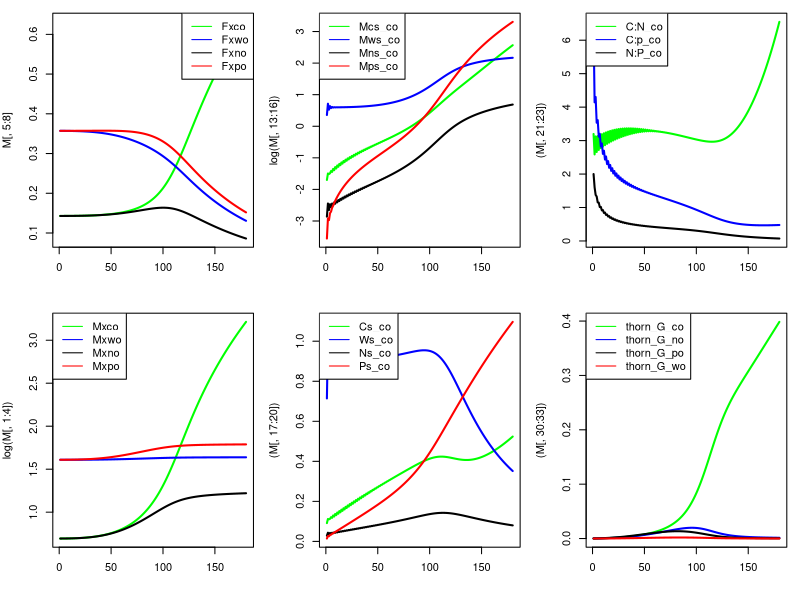

Generate this figure with R:
# R version of Thornley allcoation model (TAM) as in Thornley and Parsons 2014. J. Theor. Biol. 342: 1-14
# Rewritten to include elements of Thornley 1998 ;odelling shoot-root relations. The only way forward- 
# Author: Steven Higgins
# Author: Re-coded to add source sink dynamics and remove predefined allocation by Liam Langan 20.11.2017
# This version with carbon organ, nitrogen organ, phosphorus organ and water organ 
###############################################################################

# because in TAM allocation coeffs act on Mx the total biomass, there is no need for a storage pool

## initial values for fractions of structural dry matter in shoot, root, mycor
#thorn_Fxsh_t0 = 0.2;
#thorn_Fxrt_t0 = 0.3;
#thorn_Fxmy_t0 = 0.5;
## initial values for mass of structural dry matter in rt, sh, my
size.factor<-0.1;

thorn_Mxco_t0 = 0.2/size.factor;
thorn_Mxno_t0 = 0.2/size.factor;
thorn_Mxpo_t0 = 0.5/size.factor; #Thornley uses has 0.5
thorn_Mxwo_t0 = 0.5/size.factor; #Thornley uses has 0.5

## intitial values for mass of substrates C,N,P for carbon organ
thorn_Mcs_co_t0 = 0.025/size.factor;
thorn_Mns_co_t0 = 0.01/size.factor;
thorn_Mps_co_t0 = 0.005/size.factor;
thorn_Mws_co_t0 = 0.25/size.factor;

## intitial values for mass of substrates C,N,P for nitrogen organ
thorn_Mcs_no_t0 = 0.025/size.factor;
thorn_Mns_no_t0 = 0.01/size.factor;
thorn_Mps_no_t0 = 0.005/size.factor;
thorn_Mws_no_t0 = 0.25/size.factor;

## intitial values for mass of substrates C,N,P for phosphorus organ
thorn_Mcs_po_t0 = 0.025/size.factor;
thorn_Mns_po_t0 = 0.01/size.factor;
thorn_Mps_po_t0 = 0.005/size.factor;
thorn_Mws_po_t0 = 0.25/size.factor;

## intitial values for mass of substrates C,N,P for water organ
thorn_Mcs_wo_t0 = 0.025/size.factor;
thorn_Mns_wo_t0 = 0.01/size.factor;
thorn_Mps_wo_t0 = 0.005/size.factor;
thorn_Mws_wo_t0 = 0.25/size.factor;

## upktake rates of C,N,P

#default to go back to
base =  0.0002*100; #aDGVM produces numbers around 0.00001 to 0.001 for C_net/plant_mass
thorn_Kc  = base*1.0;
thorn_Kw  = base*0.0015;
thorn_Kn  = base*0.25;
thorn_Kp  = base*0.1;

#fiddle with these ones
#genernally varying these K by factors of 10% to 200% is probably what we want to do to represent
#limitation/abundance of carbon, water, N, P.
#play with these to convince yourself that allocation responds as you would expect to variation in uptake parameters
#I think its possible to get the model to produce reasonable C:N and N:P ratios

#base =  0.0002*100; #TTR numbers around 0.00001 to 0.001
#thorn_Kc  = base*1.0; #TTR numbers around 0.00001 to 0.001
#thorn_Kw  = base*0.00015;
#thorn_Kn  = base*0.25;
#thorn_Kp  = base*0.1;

#product inhibittion, not used
#thorn_Jcs = 0.03;
#thorn_Jns = 0.01;
#thorn_Jps = 0.005;
#thorn_Jws = 0.003;


## Fractions of C, N, P in structural dry matter 
#first three are as in Thornley, Fwx is calibrated, higher values do not work
# so Fwx is artificial. Maybe we have to think of this as water used in metabolism?
thorn_Fcx = 0.4;
thorn_Fnx = 0.02;
thorn_Fpx = 0.005;
thorn_Fwx = 0.0001;


## other constants
thorn_q = 0.5;     #control parameter for allocation
#thorn_Kg = 200	; #structural growth rate constant; Thornley uses 200000
thorn_Kg = 1	; #structural growth rate constant; Thornley uses 200000

mycol=c("green","blue","black","red")

#---start model----

#set initial states
#for aDGVM this will have to go in the section that creates a new individual
## STATE VARIABLE initial values for mass of structural dry matter in rt, sh, my
thorn_Mxco = thorn_Mxco_t0;
thorn_Mxwo = thorn_Mxwo_t0;
thorn_Mxno = thorn_Mxno_t0;
thorn_Mxpo = thorn_Mxpo_t0;
## STATE VARIABLE initial values for mass of substrate C,N,P
thorn_Mcs_co = thorn_Mcs_co_t0;
thorn_Mns_co = thorn_Mns_co_t0;
thorn_Mps_co = thorn_Mps_co_t0;
thorn_Mws_co = thorn_Mws_co_t0;

thorn_Mcs_no = thorn_Mcs_no_t0;
thorn_Mns_no = thorn_Mns_no_t0;
thorn_Mps_no = thorn_Mps_no_t0;
thorn_Mws_no = thorn_Mws_no_t0;

thorn_Mcs_po = thorn_Mcs_po_t0;
thorn_Mns_po = thorn_Mns_po_t0;
thorn_Mps_po = thorn_Mps_po_t0;
thorn_Mws_po = thorn_Mws_po_t0;

thorn_Mcs_wo = thorn_Mcs_po_t0;
thorn_Mns_wo = thorn_Mns_po_t0;
thorn_Mps_wo = thorn_Mps_po_t0;
thorn_Mws_wo = thorn_Mws_po_t0;

## AUX VARIABLE initial values for concentrations of substrates C,N,P
thorn_Mx_t0 = thorn_Mxco + thorn_Mxno + thorn_Mxpo + thorn_Mxwo;

thorn_Cs_co = thorn_Mcs_co_t0/thorn_Mxco;
thorn_Ns_co = thorn_Mns_co_t0/thorn_Mxco;
thorn_Ps_co = thorn_Mps_co_t0/thorn_Mxco;
thorn_Ws_co = thorn_Mws_co_t0/thorn_Mxco;

thorn_Cs_no = thorn_Mcs_no_t0/thorn_Mxno;
thorn_Ns_no = thorn_Mns_no_t0/thorn_Mxno;
thorn_Ps_no = thorn_Mps_no_t0/thorn_Mxno;
thorn_Ws_no = thorn_Mws_no_t0/thorn_Mxno;

thorn_Cs_po = thorn_Mcs_po_t0/thorn_Mxpo;
thorn_Ns_po = thorn_Mns_po_t0/thorn_Mxpo;
thorn_Ps_po = thorn_Mps_po_t0/thorn_Mxpo;
thorn_Ws_po = thorn_Mws_po_t0/thorn_Mxpo;

thorn_Cs_wo = thorn_Mcs_wo_t0/thorn_Mxwo;
thorn_Ns_wo = thorn_Mns_wo_t0/thorn_Mxwo;
thorn_Ps_wo = thorn_Mps_wo_t0/thorn_Mxwo;
thorn_Ws_wo = thorn_Mws_wo_t0/thorn_Mxwo;

## AUX VARIABLE initial values for fractions of structural dry matter in shoot, root, mycor
thorn_Fxco = thorn_Mxco_t0/thorn_Mx_t0;
thorn_Fxwo = thorn_Mxwo_t0/thorn_Mx_t0;
thorn_Fxno = thorn_Mxno_t0/thorn_Mx_t0;
thorn_Fxpo = thorn_Mxpo_t0/thorn_Mx_t0;


#R only make a matrix to store the variables for plotting
#n.steps<-360*10
n.steps<-180
M<-matrix(0,nrow=n.steps,ncol=33)


## the for loop
for(i in 1:n.steps) {
  
  thorn_Mx = thorn_Mxco + thorn_Mxwo + thorn_Mxno + thorn_Mxpo ; #3
  
  ##---------------------------------------------------------------------------------------------
  ## adding substrate transport between pools following Thornley (1998). Substrates will be transported
  ## between plants compartments based on concentration differences and resistances. 
  ## This avoids the issue of reduced allocation as this model does not allocate growth, growth of each compartment is 
  ## indipenaent of the others but it allows every compartment to be both a source and a sink. Should an individual be top-killed
  ## i.e. loss of the carbon organ and substrates contained within, C, N, P and W will be transported from all other organs until 
  ## there is no concentration difference. This increases carbon organ growth and decreases growth in all other compartments. 
  
  # these are specific transport resistances for substrates
  # I'm assuming they are equal for all substrates and transport directions. 
  p_co = p_no = p_po = p_wo =1; # eq.4 Thornley 1998 
  
  q = 1 # eq.4 scaling parameter "which, presumably, is a function of plant architecture" (Thornley 1998)
  
  # Transport resistance of each compartment 
  res_co = p_co / (thorn_Mxco)^q; # eq.4 Thornley 1998 
  res_no = p_no / (thorn_Mxno)^q; # eq.4 Thornley 1998 
  res_po = p_po / (thorn_Mxpo)^q; # eq.4 Thornley 1998 
  res_wo = p_wo / (thorn_Mxwo)^q; # eq.4 Thornley 1998 
  
  # Transport of substrates between compartments. Here I extend Thornley uni-directional model to 
  # make it bi-directional. 
  # NOTE: this is not complete - I need to include transport between other compartments i.e. Po to Wo, Po to No, Wo to No for C,N,P & W.
  
  # carbon transport
  Tc_co_to_no = thorn_Cs_co - thorn_Cs_no / (res_co + res_no) # transport of carbon substrate from the carbon organ to the nitrogen organ
  Tc_co_to_po = thorn_Cs_co - thorn_Cs_po / (res_co + res_po) # transport of carbon substrate from the carbon organ to the phosphorus organ
  Tc_co_to_wo = thorn_Cs_co - thorn_Cs_wo / (res_co + res_wo) # transport of carbon substrate from the carbon organ to the water organ
  
  Tc_no_to_po = thorn_Cs_no - thorn_Cs_po / (res_no + res_po) # transport of carbon substrate from the nitrogen organ to the phosphorus organ
  Tc_no_to_wo = thorn_Cs_no - thorn_Cs_wo / (res_no + res_wo) # transport of carbon substrate from the nitrogen organ to the water organ
  Tc_po_to_wo = thorn_Cs_po - thorn_Cs_wo / (res_po + res_wo) # transport of carbon substrate from the phosphorus organ to the water organ
  # nitrogen transport
  Tn_co_to_no = thorn_Ns_co - thorn_Ns_no / (res_co + res_no) # transport of nitrogen substrate from the carbon organ to the nitrogen organ
  Tn_co_to_po = thorn_Ns_co - thorn_Ns_po / (res_co + res_po) # transport of nitrogen substrate from the carbon organ to the phosphorus organ
  Tn_co_to_wo = thorn_Ns_co - thorn_Ns_wo / (res_co + res_wo) # transport of nitrogen substrate from the carbon organ to the water organ
  
  Tn_no_to_po = thorn_Ns_no - thorn_Ns_po / (res_no + res_po) # transport of nitrogen substrate from the nitrogen organ to the phosphorus organ
  Tn_no_to_wo = thorn_Ns_no - thorn_Ns_wo / (res_no + res_wo) # transport of nitrogen substrate from the nitrogen organ to the water organ
  Tn_po_to_wo = thorn_Ns_po - thorn_Ns_wo / (res_po + res_wo) # transport of nitrogen substrate from the phosphorus organ to the water organ
  # phosphorus transport
  Tp_co_to_no = thorn_Ps_co - thorn_Ps_no / (res_co + res_no) # transport of phosphorus substrate from the carbon organ to the nitrogen organ
  Tp_co_to_po = thorn_Ps_co - thorn_Ps_po / (res_co + res_po) # transport of phosphorus substrate from the carbon organ to the phosphorus organ
  Tp_co_to_wo = thorn_Ps_co - thorn_Ps_wo / (res_co + res_wo) # transport of phosphorus substrate from the carbon organ to the water organ
  
  Tp_no_to_po = thorn_Ps_no - thorn_Ps_po / (res_no + res_po) # transport of phosphorus substrate from the nitrogen organ to the phosphorus organ
  Tp_no_to_wo = thorn_Ps_no - thorn_Ps_wo / (res_no + res_wo) # transport of phosphorus substrate from the nitrogen organ to the water organ
  Tp_po_to_wo = thorn_Ps_po - thorn_Ps_wo / (res_po + res_wo) # transport of phosphorus substrate from the phosphorus organ to the water organ
  # water transport
  Tw_co_to_no = thorn_Ws_co - thorn_Ws_no / (res_co + res_no) # transport of water substrate from the carbon organ to the nitrogen organ
  Tw_co_to_po = thorn_Ws_co - thorn_Ws_po / (res_co + res_po) # transport of water substrate from the carbon organ to the phosphorus organ
  Tw_co_to_wo = thorn_Ws_co - thorn_Ws_wo / (res_co + res_wo) # transport of water substrate from the carbon organ to the water organ
  
  Tw_no_to_po = thorn_Ws_no - thorn_Ws_po / (res_no + res_po) # transport of water substrate from the carbon organ to the nitrogen organ
  Tw_no_to_wo = thorn_Ws_no - thorn_Ws_wo / (res_no + res_wo) # transport of water substrate from the carbon organ to the phosphorus organ
  Tw_po_to_wo = thorn_Ws_po - thorn_Ws_wo / (res_po + res_wo) # transport of water substrate from the carbon organ to the water organ
  ##---------------------------------------------------------------------------------------------
  # print(round(c(thorn_lambda_sh,thorn_lambda_rt,thorn_lambda_my,thorn_lambda_rw),2))
  # print(sum(c(thorn_lambda_sh,thorn_lambda_rt,thorn_lambda_my,thorn_lambda_rw)))
  ## do I need to redefine this for each compartment? yes yes I do... no no I dont
  thorn_Uc = thorn_Kc * thorn_Mxco;
  thorn_Un = thorn_Kn * thorn_Mxno;
  thorn_Up = thorn_Kp * thorn_Mxpo;
  thorn_Uw = thorn_Kw * thorn_Mxwo;
  
  ## make sure thorn_G is the right size. you can get this right through thorn_Kg which is a pure calibration parameter, 
  ## but also by making sure the substrate cocentrations are reasonable
  thorn_G_co = thorn_Kg*thorn_Mxco*thorn_Cs_co*thorn_Ns_co*thorn_Ps_co*thorn_Ws_co ; # see 13 and 12
  thorn_G_no = thorn_Kg*thorn_Mxno*thorn_Cs_no*thorn_Ns_no*thorn_Ps_no*thorn_Ws_no ; # see 13 and 12
  thorn_G_po = thorn_Kg*thorn_Mxpo*thorn_Cs_po*thorn_Ns_po*thorn_Ps_po*thorn_Ws_po ; # see 13 and 12
  thorn_G_wo = thorn_Kg*thorn_Mxwo*thorn_Cs_wo*thorn_Ns_wo*thorn_Ps_wo*thorn_Ws_wo ; # see 13 and 12
  
  thorn_Mcs_co = max(0.0001, thorn_Mcs_co + thorn_Uc - thorn_Fcx * thorn_G_co - Tc_co_to_no - Tc_co_to_po - Tc_co_to_wo);
  thorn_Mns_co = max(0.0001, thorn_Mns_co - thorn_Fnx * thorn_G_co - Tn_co_to_no - Tn_co_to_po - Tn_co_to_wo);
  thorn_Mps_co = max(0.0001, thorn_Mps_co - thorn_Fpx * thorn_G_co - Tp_co_to_no - Tp_co_to_po - Tp_co_to_wo);
  thorn_Mws_co = max(0.0001, thorn_Mws_co - thorn_Fwx * thorn_G_co - Tw_co_to_no - Tw_co_to_po - Tw_co_to_wo);
  
  thorn_Mcs_no = max(0.0001, thorn_Mcs_no - thorn_Fcx * thorn_G_no - Tc_no_to_po - Tc_no_to_wo + Tc_co_to_no);
  thorn_Mns_no = max(0.0001, thorn_Mns_no + thorn_Un - thorn_Fnx * thorn_G_no + Tn_co_to_no - Tn_no_to_po - Tn_no_to_wo);
  thorn_Mps_no = max(0.0001, thorn_Mps_no - thorn_Fpx * thorn_G_no - Tp_no_to_po - Tp_no_to_wo + Tp_co_to_no);
  thorn_Mws_no = max(0.0001, thorn_Mws_no - thorn_Fwx * thorn_G_no - Tw_no_to_po - Tw_no_to_wo + Tw_co_to_no);
  
  thorn_Mcs_po = max(0.0001, thorn_Mcs_po - thorn_Fcx * thorn_G_po - Tc_po_to_wo + Tc_no_to_po + Tc_co_to_po);
  thorn_Mns_po = max(0.0001, thorn_Mns_po - thorn_Fnx * thorn_G_po - Tn_po_to_wo + Tn_no_to_po + Tn_co_to_po);
  thorn_Mps_po = max(0.0001, thorn_Mps_po + thorn_Up - thorn_Fnx * thorn_G_po - Tn_po_to_wo + Tn_no_to_po + Tn_co_to_po);
  thorn_Mws_po = max(0.0001, thorn_Mws_po - thorn_Fwx * thorn_G_po - Tw_po_to_wo + Tw_no_to_po + Tw_co_to_po);
  
  thorn_Mcs_wo = max(0.0001, thorn_Mcs_wo - thorn_Fcx * thorn_G_wo + Tc_co_to_wo + Tc_no_to_wo + Tc_po_to_wo);
  thorn_Mns_wo = max(0.0001, thorn_Mns_wo - thorn_Fnx * thorn_G_wo + Tn_co_to_wo + Tn_no_to_wo + Tn_po_to_wo);
  thorn_Mps_wo = max(0.0001, thorn_Mps_wo - thorn_Fpx * thorn_G_wo + Tp_co_to_wo + Tp_no_to_wo + Tp_po_to_wo);
  thorn_Mws_wo = max(0.0001, thorn_Mws_wo + thorn_Uw - thorn_Fwx * thorn_G_wo + Tw_co_to_wo + Tw_no_to_wo + Tw_po_to_wo);
  
  # thorn_Mcs = max(0, thorn_Mcs + thorn_Uc - thorn_Fcx * thorn_G); # 12
  # thorn_Mns = max(0, thorn_Mns + thorn_Un - thorn_Fnx * thorn_G); # 12
  # thorn_Mps = max(0, thorn_Mps + thorn_Up - thorn_Fpx * thorn_G); # 12
  # thorn_Mws = max(0, thorn_Mws + thorn_Uw - thorn_Fwx * thorn_G); # 12
  
  thorn_Mxco = max(0.0001, thorn_Mxco + thorn_G_co) ;# 13
  thorn_Mxno = max(0.0001, thorn_Mxno + thorn_G_no) ;# 13
  thorn_Mxpo = max(0.0001, thorn_Mxpo + thorn_G_po) ;# 13
  thorn_Mxwo = max(0.0001, thorn_Mxwo + thorn_G_wo) ;# 13
  
  thorn_Mx = thorn_Mxco + thorn_Mxwo + thorn_Mxno + thorn_Mxpo ; #3
  
  # thorn_Uc = (thorn_Kc * thorn_Mxco) / (1 + thorn_Cs/thorn_Jcs)
  # thorn_Uw = (thorn_Kw * thorn_Mxwo) / (1 + thorn_Ws/thorn_Jws)
  # thorn_Un = (thorn_Kn * thorn_Mxno) / (1 + thorn_Ns/thorn_Jns)
  # thorn_Up = (thorn_Kp * thorn_Mxpo) / (1 + thorn_Ps/thorn_Jps)
  
  #use this code to simulate a loss in shoots e.g in fire
  # if(i == 1000)
  # {
  # 	thorn_Mxco = thorn_Mxco*0.5;
  # 	thorn_Mcs = thorn_Mcs*0.5;
  # 	thorn_Mns = thorn_Mns*0.5;
  #  thorn_Mps = thorn_Mps*0.5;
  # 	thorn_Mws = thorn_Mws*0.5;
  # }
  
  thorn_Cs_co = thorn_Mcs_co/thorn_Mxco; #2
  thorn_Ns_co = thorn_Mns_co/thorn_Mxco; #2
  thorn_Ps_co = thorn_Mps_co/thorn_Mxco; #2
  thorn_Ws_co = thorn_Mws_co/thorn_Mxco; #2
  
  thorn_Cs_no = thorn_Mcs_no/thorn_Mxno; #2
  thorn_Ns_no = thorn_Mns_no/thorn_Mxno; #2
  thorn_Ps_no = thorn_Mps_no/thorn_Mxno; #2
  thorn_Ws_no = thorn_Mws_no/thorn_Mxno; #2
  
  thorn_Cs_po = thorn_Mcs_po/thorn_Mxpo; #2
  thorn_Ns_po = thorn_Mns_po/thorn_Mxpo; #2
  thorn_Ps_po = thorn_Mps_po/thorn_Mxpo; #2
  thorn_Ws_po = thorn_Mws_po/thorn_Mxpo; #2
  
  thorn_Cs_wo = thorn_Mcs_wo/thorn_Mxwo; #2
  thorn_Ns_wo = thorn_Mns_wo/thorn_Mxwo; #2
  thorn_Ps_wo = thorn_Mps_wo/thorn_Mxwo; #2
  thorn_Ws_wo = thorn_Mws_wo/thorn_Mxwo; #2
  
  thorn_Fxco = thorn_Mxco/thorn_Mx; #4
  thorn_Fxwo = thorn_Mxwo/thorn_Mx; #4
  thorn_Fxno = thorn_Mxno/thorn_Mx; #4
  thorn_Fxpo = thorn_Mxpo/thorn_Mx; #4
  
  M[i,1]<-thorn_Mxco
  M[i,2]<-thorn_Mxwo
  M[i,3]<-thorn_Mxno
  M[i,4]<-thorn_Mxpo
  
  M[i,5]<-thorn_Fxco
  M[i,6]<-thorn_Fxwo
  M[i,7]<-thorn_Fxno
  M[i,8]<-thorn_Fxpo
  
  M[i,9]<-1
  M[i,10]<-1
  M[i,11]<-1
  M[i,12]<-1
  
  M[i,13]<-thorn_Mcs_co
  M[i,14]<-thorn_Mws_co
  M[i,15]<-thorn_Mns_co
  M[i,16]<-thorn_Mps_co
  
  M[i,17]<-thorn_Cs_co
  M[i,18]<-thorn_Ws_co
  M[i,19]<-thorn_Ns_co
  M[i,20]<-thorn_Ps_co
  
  M[i,21]<-thorn_Cs_co/thorn_Ns_co
  M[i,22]<-thorn_Cs_co/thorn_Ps_co
  M[i,23]<-thorn_Ns_co/thorn_Ps_co
  
  M[i,24]<-Tc_co_to_no
  M[i,25]<-Tc_co_to_po
  M[i,26]<-Tc_co_to_wo
  M[i,27]<-Tc_no_to_po
  M[i,28]<-Tc_no_to_wo
  M[i,29]<-Tc_po_to_wo
  
  M[i,30]<-thorn_G_co
  M[i,31]<-thorn_G_no
  M[i,32]<-thorn_G_po
  M[i,33]<-thorn_G_wo
  
}
colnames(M)<-c(
  "Mxco"
  ,"Mxwo"
  ,"Mxno"
  ,"Mxpo"
  ,"Fxco"
  ,"Fxwo"
  ,"Fxno"
  ,"Fxpo"
  ,"Lambda.co"
  ,"Lambda.wo"
  ,"Lambda.no"
  ,"Lambda.po"
  ,"Mcs_co"
  ,"Mws_co"
  ,"Mns_co"
  ,"Mps_co"
  ,"Cs_co"
  ,"Ws_co"
  ,"Ns_co"
  ,"Ps_co"
  ,"C:N_co"
  ,"C:p_co"
  ,"N:P_co"
  ,"Tc_co_to_no"
  ,"Tc_co_to_po"
  ,"Tc_co_to_wo"
  ,"Tc_no_to_po"
  ,"Tc_no_to_wo"
  ,"Tc_po_to_wo"
  ,"thorn_G_co"
  ,"thorn_G_no"
  ,"thorn_G_po"
  ,"thorn_G_wo")



#matplot(M[,5:10],type="l",lty=c(rep(1,3),rep(2,3)),col=1:3,lwd=2)
#legend("topleft",col=1:3,lty=c(rep(1,3),rep(2,3)),legend=colnames(M)[5:10])
graphics.off()
pdf( file="TAM_removing_CO_source_sink.pdf", height=6, width=8 )
par( mar=c(4,4,1,1) )
#dev.new(width=15,height=7)
par(mfcol=c(2,3))
matplot(M[,5:8],type="l",lty=c(rep(1,4)),col=mycol,lwd=2,add=F)
#matplot(M[,9:12],type="l",lty=c(rep(2,4)),col=mycol,lwd=2,add=T)
#legend("topleft",col=1:3,lty=c(rep(1,3)),legend=colnames(M)[5:7])
legend("topright",col=mycol[c(1:4,1:4)],lty=c(rep(1,4),rep(2,4)),legend=colnames(M)[5:8],cex=1.0)

matplot(log(M[,1:4]),type="l",lty=c(rep(1,4)),col=mycol,lwd=2)
legend("topleft",col=mycol[c(1:4)],lty=c(rep(1,4)),legend=colnames(M)[c(1:4)],cex=1.0)

matplot(log(M[,13:16]),type="l",lty=c(rep(1,4)),col=mycol,lwd=2,add=F)
legend("topleft",col=mycol[c(1:4)],lty=c(rep(1,4)),legend=colnames(M)[c(13:16)],cex=1.0)

matplot((M[,17:20]),type="l",lty=c(rep(1,4)),col=mycol,lwd=2,add=F)
legend("topleft",col=mycol,lty=c(rep(1,4)),legend=colnames(M)[c(17:20)],cex=1.0)

matplot((M[,21:23]),type="l",lty=c(rep(1,3)),col=mycol[1:3],lwd=2,add=F)
legend("topleft",col=mycol[1:3],lty=c(rep(1,3)),legend=colnames(M)[c(21:23)],cex=1.0)

matplot((M[,30:33]),type="l",lty=c(rep(1,4)),col=mycol[1:4],lwd=2,add=F)
legend("topleft",col=mycol[1:4],lty=c(rep(1,4)),legend=colnames(M)[c(30:33)],cex=1.0)

graphics.off()



print(tail(M))

# 
# evapotr_ = 0 #53629576106646967e-06
# stom_cond_tmp = -1.0656466997716052e-12
# boul_cond_tmp = 0.010730861431038661
# hum = 0.6
# eS = 3.6
# crown_area_0_ = 0.2
# lai_ = 0.01
# 
# leaf_helper =  log( (evapotr_/(crown_area_0_*lai_) *(1./(stom_cond_tmp*1000.)+1./(boul_cond_tmp*1000.) ) + hum*eS)/0.6108 );
# leaf_temp_ = 237.3*leaf_helper/(17.27-leaf_helper);
# 
# print(c(leaf_helper,leaf_temp_))


# OK I think I have it sorted now - at least in the R code I now have TAM working with a third substrate pool = water. Now roots take up water, C and P. The model behaves qualitatively as before. Now however one has to be a bit more careful about parameters - there is simply a smaller area of parameter space where the model "works". This is something that will come to bite us when we move to having uptake rates of N and P being a fxn of soil N and P.
# 
# In the R code I now have a thorn_Kw parameter which is essentially the uptake rate of water by root biomass. We (you) need to figure out how to multiply this by some water availability variable. If you can supply me with a a variable on a zero to one scale that you like (it should be something that inspires plants to allocate more to roots). Also remember that we already have water limiting As. So what we really want here is an indicator of a "need" to allocate to roots. Note that in TAM if water limits As, it limits carbon uptake which should inspire more shoots. So we might want to make the TAM's As not water limited. Water limitation will naturally come into play though since the water concentration in TAM will limit the growth parameter.
#  
# Anyhow sorry about the dense text. What I need for now is the "water availability factor"
